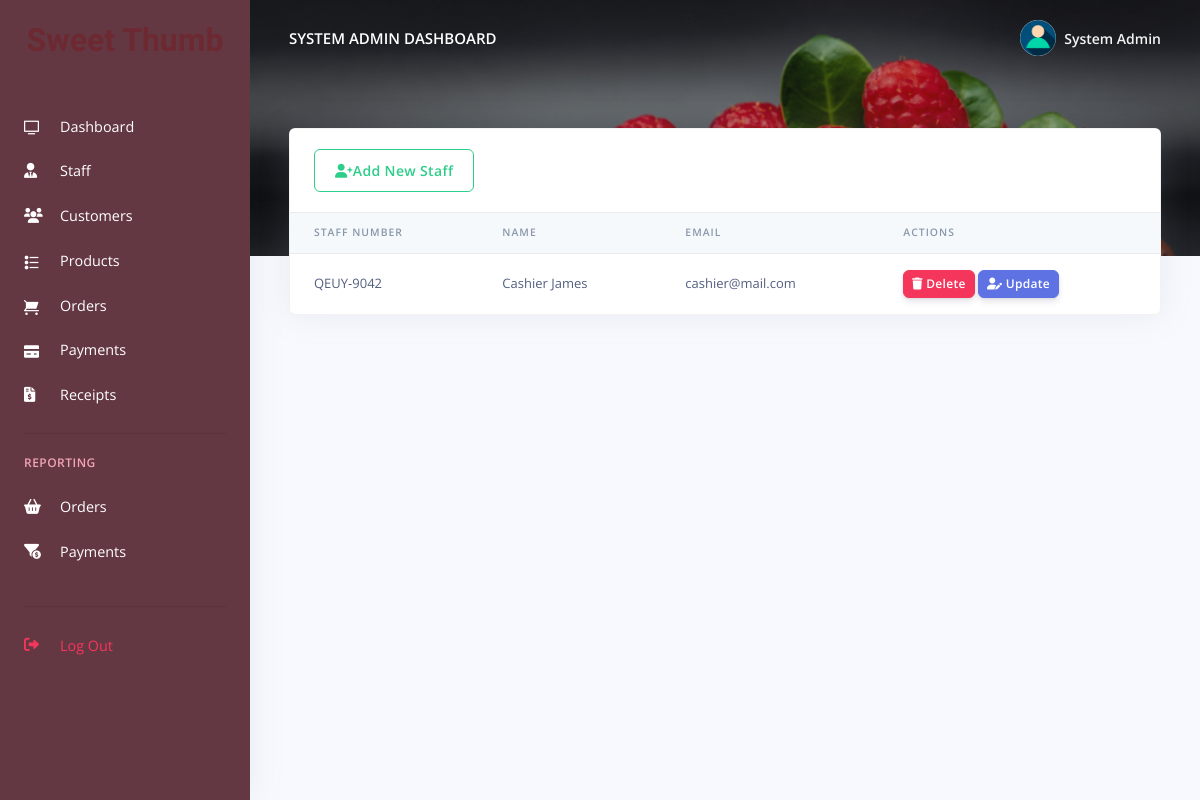
/pos/admin/hrm.php (signed in), run on an earlier commit of the app's database.
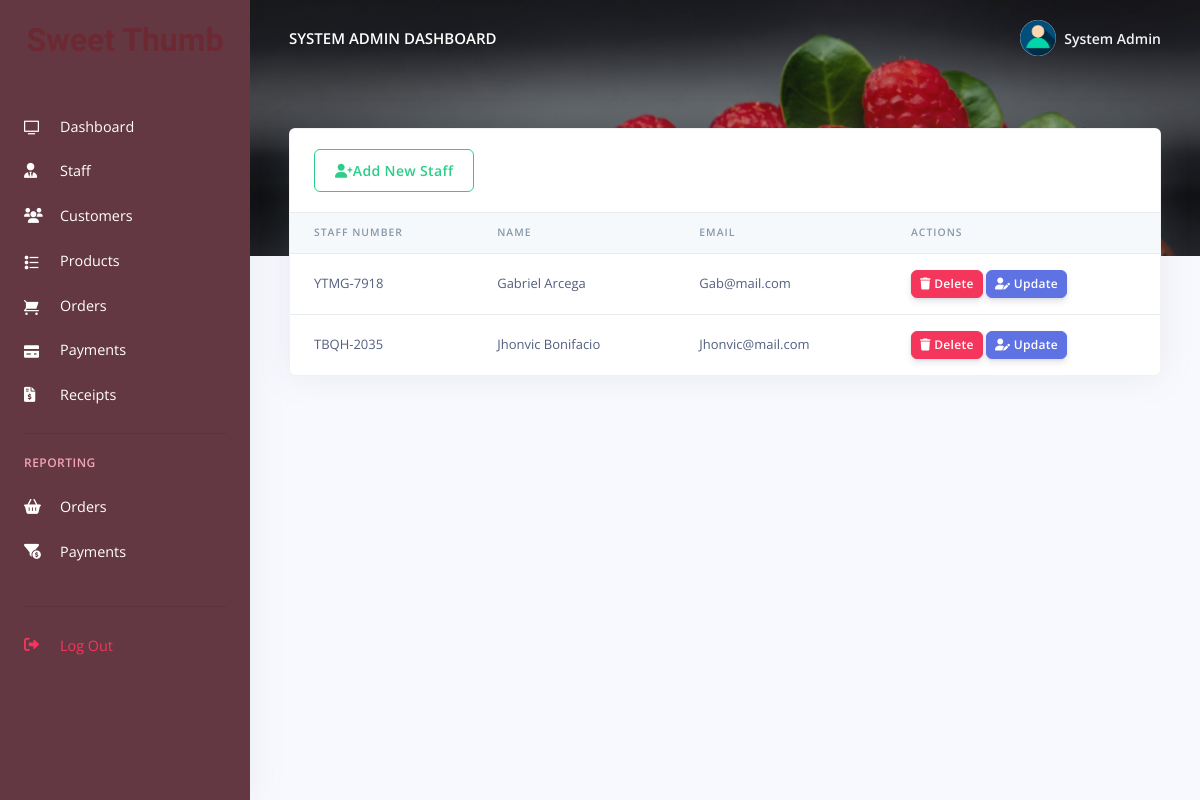
And on a later commit of the database.
### tables this page shows
CREATE TABLE `rpos_admin` (
  `admin_id` varchar(200) NOT NULL,
  `admin_name` varchar(200) NOT NULL,
  `admin_email` varchar(200) NOT NULL,
  `admin_password` varchar(200) NOT NULL
);

CREATE TABLE `rpos_staff` (
  `staff_id` int(20) NOT NULL,
  `staff_name` varchar(200) NOT NULL,
  `staff_number` varchar(200) NOT NULL,
  `staff_email` varchar(200) NOT NULL,
  `staff_password` varchar(200) NOT NULL,
  `created_at` timestamp(6) NOT NULL DEFAULT current_timestamp(6) ON UPDATE current_timestamp(6)
);

### pos/admin/hrm.php (the view, shortened to what the changed rows need)
<?php
include('config/config.php');
require_once('partials/_head.php');
?>
<body>
  <?php
  require_once('partials/_sidebar.php');
  ?>
  <div class="main-content">
    <?php
    require_once('partials/_topnav.php');
    ?>
    <div class="container-fluid mt--8">
      <div class="row">
        <div class="col">
          <div class="card shadow">
            <div class="table-responsive">
              <table class="table align-items-center table-flush">
                <thead class="thead-light">
                  <tr>
                    <th scope="col">Staff Number</th>
                    <th scope="col">Name</th>
                    <th scope="col">Email</th>
                    <th scope="col">Actions</th>
                  </tr>
                </thead>
                <tbody>
                  <?php
                  $ret = "SELECT * FROM  rpos_staff ";
                  $stmt = $mysqli->prepare($ret);
                  $stmt->execute();
                  $res = $stmt->get_result();
                  while ($staff = $res->fetch_object()) {
                  ?>
                    <tr>
                      <td><?php echo $staff->staff_number; ?></td>
                      <td><?php echo $staff->staff_name; ?></td>
                      <td><?php echo $staff->staff_email; ?></td>
                      <td>
                        <a href="hrm.php?delete=<?php echo $staff->staff_id; ?>">
                          <button class="btn btn-sm btn-danger">
                            <i class="fas fa-trash"></i>
                            Delete
                          </button>
                        </a>
                        <a href="update_staff.php?update=<?php echo $staff->staff_id; ?>">
                          <button class="btn btn-sm btn-primary">
                            <i class="fas fa-user-edit"></i>
                            Update
                          </button>
                        </a>
                      </td>
                    </tr>
                  <?php } ?>
                </tbody>
              </table>
            </div>
          </div>
        </div>
      </div>
    </div>
  </div>
</body>
</html>

### pos/admin/partials/_sidebar.php (shortened to what the changed rows need)
<!DOCTYPE html>
<html lang="en">
<head>
  <link rel="stylesheet" href="https://cdnjs.cloudflare.com/ajax/libs/font-awesome/6.0.0-beta3/css/all.min.css" />
</head>
<body>
  <?php
  $admin_id = $_SESSION['admin_id'];
  $ret = "SELECT * FROM  rpos_admin  WHERE admin_id = '$admin_id'";
  $stmt = $mysqli->prepare($ret);
  $stmt->execute();
  $res = $stmt->get_result();
  while ($admin = $res->fetch_object()) {
  ?>
    <nav class="navbar navbar-vertical fixed-left navbar-expand-md navbar-light" style="background-color: #643843;" id="sidenav-main">
      <div class="container-fluid">
        <a class="navbar-brand pt-0 pb-0" href="dashboard.php">
          <h1 style="font-family: 'Honk', system-ui;color: #6D2932;font-size: 2rem;">Sweet Thumb</h1>
        </a>
        <div class="collapse navbar-collapse" id="sidenav-collapse-main">
          <ul class="navbar-nav">
            <li class="nav-item">
              <a class="nav-link text-white" href="dashboard.php">
                <i class="ni ni-tv-2"></i> Dashboard
              </a>
            </li>
            <li class="nav-item">
              <a class="nav-link text-white" href="hrm.php">
                <i class="fas fa-user-tie"></i> Staff
              </a>
            </li>
            <li class="nav-item">
              <a class="nav-link text-white" href="customes.php">
                <i class="fas fa-users"></i> Customers
              </a>
            </li>
            <li class="nav-item">
              <a class="nav-link text-white" href="products.php">
                <i class="ni ni-bullet-list-67"></i>Products
              </a>
            </li>
            <li class="nav-item">
              <a class="nav-link text-white" href="orders.php">
                <i class="ni ni-cart"></i> Orders
              </a>
            </li>
            <li class="nav-item">
              <a class="nav-link text-white" href="payments.php">
                <i class="ni ni-credit-card"></i> Payments
              </a>
            </li>
            <li class="nav-item">
              <a class="nav-link text-white" href="receipts.php">
                <i class="fas fa-file-invoice-dollar"></i> Receipts
              </a>
            </li>
          </ul>
          <hr class="my-3">
          <h6 class="navbar-heading text-pink">Reporting</h6>
          <ul class="navbar-nav mb-md-3">
            <li class="nav-item">
              <a class="nav-link text-white" href="orders_reports.php">
                <i class="fas fa-shopping-basket"></i> Orders
              </a>
            </li>
            <li class="nav-item">
              <a class="nav-link text-white" href="payments_reports.php">
                <i class="fas fa-funnel-dollar"></i> Payments
              </a>
            </li>
          </ul>
          <hr class="my-3">
          <ul class="navbar-nav mb-md-3">
            <li class="nav-item">
              <a class="nav-link text-red" href="logout.php">
                <i class="fas fa-sign-out-alt text-danger"></i> Log Out
              </a>
            </li>
          </ul>
        </div>
      </div>
    </nav>
  <?php } ?>
</body>
</html>

### pos/admin/partials/_topnav.php (shortened to what the changed rows need)
<?php
$admin_id = $_SESSION['admin_id'];
$ret = "SELECT * FROM  rpos_admin  WHERE admin_id = '$admin_id'";
$stmt = $mysqli->prepare($ret);
$stmt->execute();
$res = $stmt->get_result();
while ($admin = $res->fetch_object()) {
?>
    <nav class="navbar navbar-top navbar-expand-md navbar-dark" id="navbar-main">
        <div class="container-fluid">
            <a class="h4 mb-0 text-white text-uppercase d-none d-lg-inline-block" href="dashboard.php"><?php echo $admin->admin_name; ?> Dashboard</a>
            <ul class="navbar-nav align-items-center d-none d-md-flex">
                <li class="nav-item dropdown">
                    <a class="nav-link pr-0" href="#" role="button" data-toggle="dropdown" aria-haspopup="true" aria-expanded="false">
                        <div class="media align-items-center">
                            <span class="avatar avatar-sm rounded-circle">
                                <img alt="Image placeholder" src="assets/img/theme/user-a-min.png">
                            </span>
                            <div class="media-body ml-2 d-none d-lg-block">
                                <span class="mb-0 text-sm  font-weight-bold"><?php echo $admin->admin_name; ?></span>
                            </div>
                        </div>
                    </a>
                </li>
            </ul>
        </div>
    </nav>
<?php } ?>

What changed in the data, as far as the page shows it:
removed rpos_staff: staff_number "QEUY-9042", staff_name "Cashier James", staff_email "cashier@mail.com"
added rpos_staff: staff_number "YTMG-7918", staff_name "Gabriel Arcega", staff_email "Gab@mail.com"
added rpos_staff: staff_number "TBQH-2035", staff_name "Jhonvic Bonifacio", staff_email "Jhonvic@mail.com"
